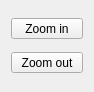
<?xml version="1.0" encoding="UTF-8"?>
<ui version="4.0">
 <class>controls</class>
 <widget class="QWidget" name="controls">
  <property name="geometry">
   <rect>
    <x>0</x>
    <y>0</y>
    <width>94</width>
    <height>92</height>
   </rect>
  </property>
  <property name="sizePolicy">
   <sizepolicy hsizetype="Minimum" vsizetype="Minimum">
    <horstretch>0</horstretch>
    <verstretch>0</verstretch>
   </sizepolicy>
  </property>
  <property name="windowTitle">
   <string>Form</string>
  </property>
  <layout class="QGridLayout" name="gridLayout">
   <item row="0" column="0">
    <widget class="QToolButton" name="btnZoomIn">
     <property name="sizePolicy">
      <sizepolicy hsizetype="MinimumExpanding" vsizetype="Fixed">
       <horstretch>0</horstretch>
       <verstretch>0</verstretch>
      </sizepolicy>
     </property>
     <property name="text">
      <string>Zoom in</string>
     </property>
     <property name="icon">
      <iconset theme="list-add">
       <normaloff/>
      </iconset>
     </property>
    </widget>
   </item>
   <item row="3" column="0">
    <widget class="QToolButton" name="btnZoomOut">
     <property name="sizePolicy">
      <sizepolicy hsizetype="MinimumExpanding" vsizetype="Fixed">
       <horstretch>0</horstretch>
       <verstretch>0</verstretch>
      </sizepolicy>
     </property>
     <property name="text">
      <string>Zoom out</string>
     </property>
     <property name="icon">
      <iconset theme="list-remove">
       <normaloff/>
      </iconset>
     </property>
    </widget>
   </item>
  </layout>
 </widget>
 <resources/>
 <connections/>
</ui>
